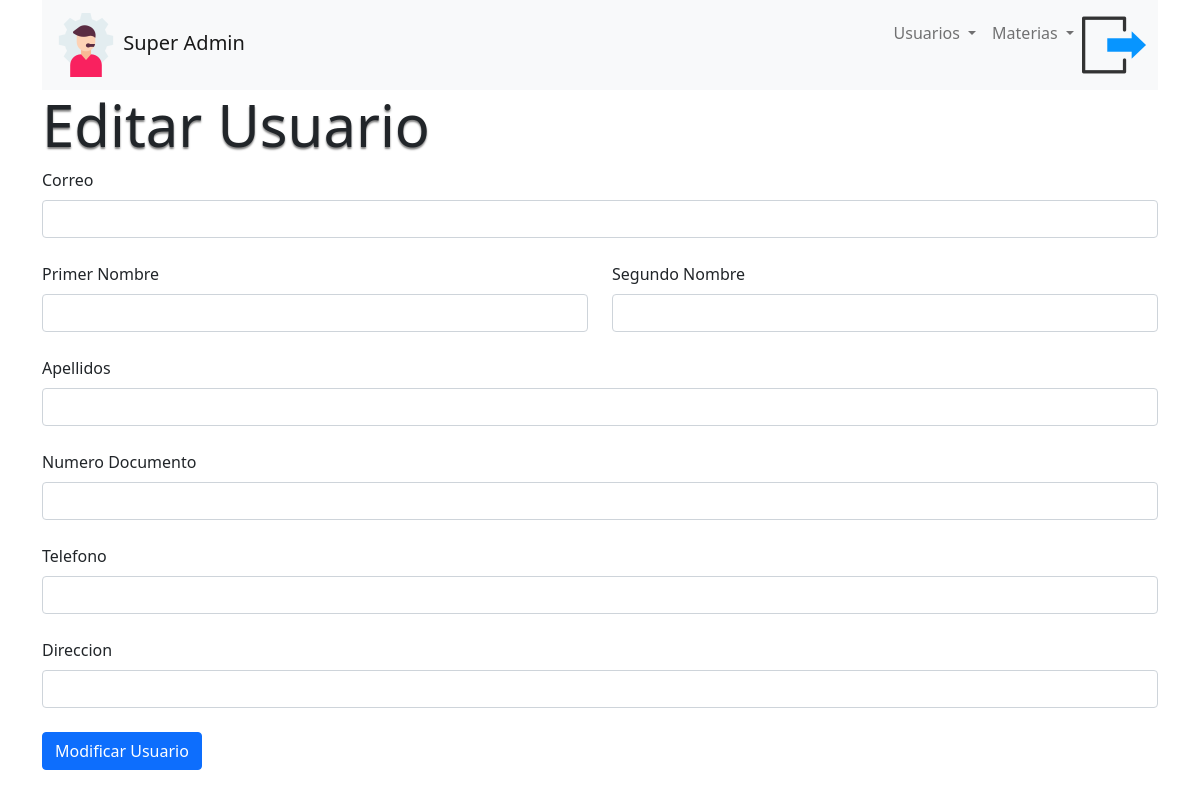
/editUser/3 (signed in), run on an earlier commit of the app's database.
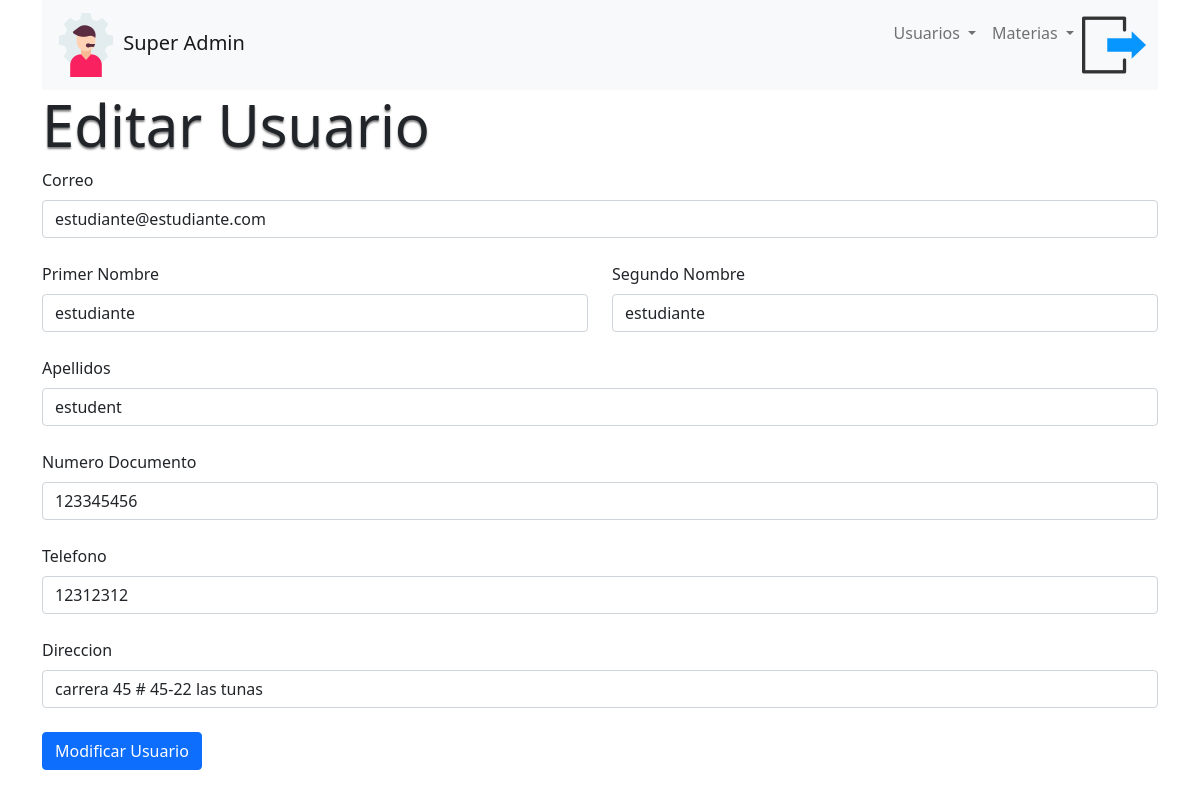
And on a later commit of the database.
### tables this page shows
CREATE TABLE usuario (
	idUsuario INTEGER PRIMARY KEY AUTOINCREMENT   NOT NULL ,
	correo VARCHAR(100) NOT NULL ,
	contrasenia VARCHAR(255) NOT NULL ,
	primerNombre VARCHAR(50) NOT NULL ,
	segundoNombre VARCHAR(50) NOT NULL ,
	Apellidos VARCHAR(70) NOT NULL ,
	numDocumento VARCHAR(15) NOT NULL ,
	telefono VARCHAR(15) NOT NULL ,
	direccion VARCHAR(100) NOT NULL ,
	idTipoUsuario INTEGER NOT NULL ,
	FOREIGN KEY (idTipoUsuario) REFERENCES tipoUsuario(idTipoUsuario)
);

### app.py (the view)
@app.route('/editUser/<id>', methods=['GET','POST'])
def editUser(id):
    db = get_db() #Abre conexion
    cur = db.cursor() #Variable que tiene la conexion y cre un objeto de tipo cursor
    sQuery = "SELECT * FROM usuario WHERE idUsuario = ?" # sentencia SQL
    cur.execute(sQuery,[id]) #Preparamos la sentencia para ejecucion
    userEdit = cur.fetchone()
    cur.close() # cerramos el cursor
    return render_template("superadmin/editarUser.html" , usuario = userEdit)

### app.py (called while the page is built)
@app.before_request
def antes_de_cada_ruta():
    ruta = request.path
    if not 'usuario' in session and ruta != "/login" and ruta != "/" and ruta != "/logout" and not ruta.startswith("/static"):
        flash("Inicia sesión para continuar")
        return redirect("/login")

### conexion.py (called while the page is built)
def get_db():
    try:
        if 'db' not in g:
            g.db=sqlite3.connect(DATABASES)
        return g.db
    except Error:
        print(Error)

### templates/superadmin/editarUser.html (shortened to what this page needs)
{% extends 'base2.html' %}
{% block body %}
<div class="container">
    <div class="row">
        <h1 class="section-title">Editar Usuario</h1>
        <form action="/updateUser/{{ usuario[0] }}" method="POST">
            <div class="form-outline mb-4">
                <label class="form-label" for="correo">Correo</label>
                <input type="email" id="correo" name="correo" class="form-control" value="{{ usuario[1] }}"/>
            </div>
            <div class="row mb-4">
              <div class="col">
                <div class="form-outline">
                  <label class="form-label" for="primerNombre">Primer Nombre</label>
                  <input type="text" id="primerNombre" name="primerNombre" class="form-control" value="{{ usuario[3]}}"/>
                </div>
              </div>
              <div class="col">
                <div class="form-outline">
                  <label class="form-label" for="segundoNombre">Segundo Nombre</label>
                  <input type="text" id="segundoNombre" name="segundoNombre" class="form-control" value="{{ usuario[4]}}"/>
                </div>
              </div>
            </div>
            <div class="form-outline mb-4">
              <label class="form-label" for="apellidos">Apellidos</label>
              <input type="text" id="apellidos" class="form-control" name="apellidos" value="{{ usuario[5]}}"/>
            </div>
            <div class="form-outline mb-4">
              <label class="form-label" for="numDocumento">Numero Documento</label>
              <input type="text" id="numDocumento" class="form-control" name="numDocumento" value="{{ usuario[6]}}"/>
            </div>
            <div class="form-outline mb-4">
              <label class="form-label" for="telefono">Telefono</label>
              <input type="number" id="telefono" class="form-control" name="telefono" value="{{ usuario[7]}}"/>
            </div>
            <div class="form-outline mb-4">
                <label class="form-label" for="direccion">Direccion</label>
                <input type="text" id="direccion" class="form-control" name="direccion" value="{{ usuario[8]}}"/>
              </div>
            <button type="submit" class="btn btn-primary btn-block mb-4">Modificar Usuario</button>
          </form>
    </div>
</div>
{% endblock %}

What changed in the data, as far as the page shows it:
added usuario: correo "estudiante@estudiante.com", primerNombre "estudiante", segundoNombre "estudiante", apellidos "estudent", numDocumento "123345456", telefono "12312312", direccion "carrera 45 # 45-22 las tunas"
